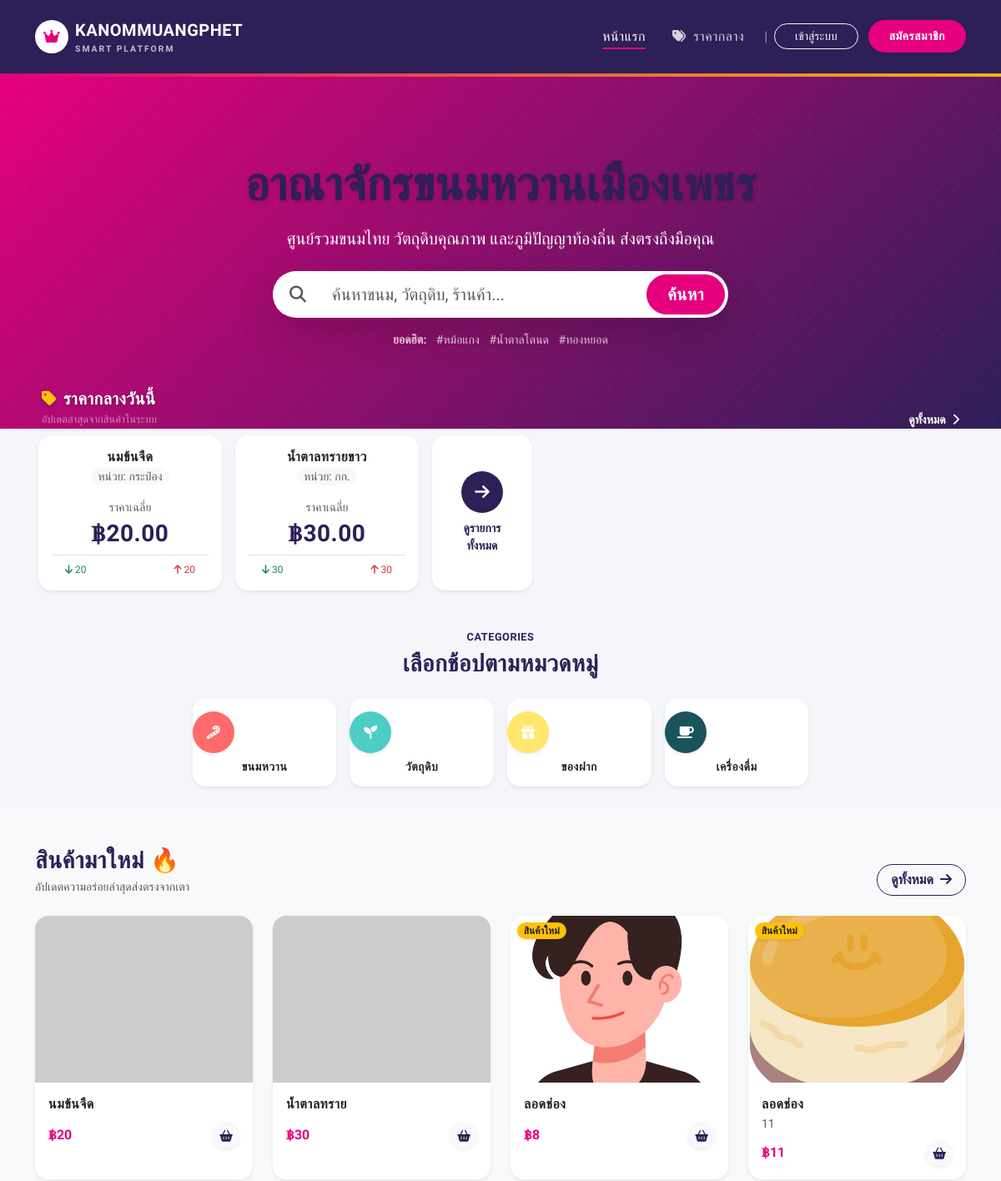
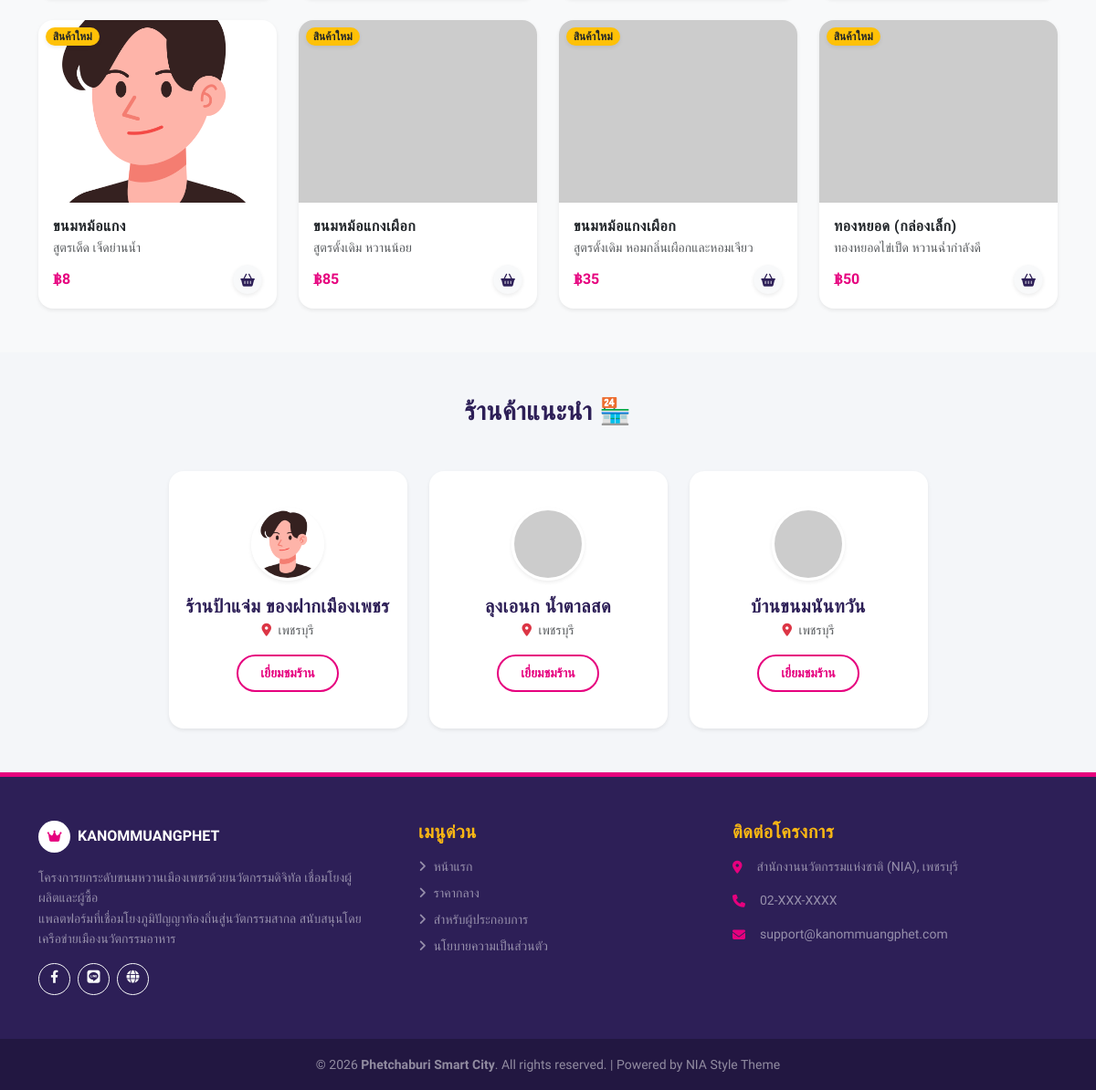
The page / on the database its author committed (2 pictures, top to bottom).
### tables this page shows
CREATE TABLE `products` (
  `id` int(11) NOT NULL,
  `shop_id` int(11) NOT NULL COMMENT 'เจ้าของสินค้า (Link ไปยัง users.id)',
  `name` varchar(255) NOT NULL,
  `description` text,
  `price` decimal(10,2) NOT NULL DEFAULT '0.00',
  `stock_qty` int(11) DEFAULT '100',
  `category` varchar(256) DEFAULT 'dessert',
  `image` varchar(255) DEFAULT NULL,
  `status` varchar(256) DEFAULT 'active',
  `created_at` timestamp NULL DEFAULT CURRENT_TIMESTAMP,
  `central_id` int(11) DEFAULT NULL COMMENT 'อ้างอิง central_ingredients.id'
);

CREATE TABLE `users` (
  `id` int(11) NOT NULL,
  `role` enum('user','shop','admin') DEFAULT 'user',
  `line_id` varchar(255) DEFAULT NULL COMMENT 'เก็บ User ID จาก LINE Login',
  `email` varchar(255) DEFAULT NULL COMMENT 'Login ปกติ',
  `password` varchar(255) DEFAULT NULL COMMENT 'Login ปกติ (ถ้าผ่าน LINE อาจว่างได้)',
  `fullname` varchar(255) DEFAULT NULL COMMENT 'ชื่อผู้ซื้อ หรือ ชื่อเจ้าของร้าน',
  `phone` varchar(20) DEFAULT NULL,
  `profile_image` varchar(255) DEFAULT NULL COMMENT 'รูปโปรไฟล์ / โลโก้ร้าน',
  `address` text COMMENT 'ที่อยู่จัดส่ง (User) หรือ ที่ตั้งร้าน (Shop)',
  `shop_name` varchar(255) DEFAULT NULL COMMENT 'ชื่อร้านค้า',
  `bank_name` varchar(100) DEFAULT NULL COMMENT 'ชื่อธนาคาร เช่น กสิกรไทย, ไทยพาณิชย์',
  `bank_account` varchar(50) DEFAULT NULL COMMENT 'เลขที่บัญชี',
  `bank_account_name` varchar(255) DEFAULT NULL COMMENT 'ชื่อบัญชี',
  `qrcode_image` varchar(255) DEFAULT NULL COMMENT 'รูป QR Code รับเงิน (promptpay)',
  `created_at` timestamp NULL DEFAULT CURRENT_TIMESTAMP,
  `updated_at` timestamp NULL DEFAULT CURRENT_TIMESTAMP ON UPDATE CURRENT_TIMESTAMP,
  `latitude` double DEFAULT NULL COMMENT 'ละติจูด',
  `longitude` double DEFAULT NULL COMMENT 'ลองจิจูด'
);

### function.php (called while the page is built, shortened)
<?php
function condb()
{
    global $config;
    $db_host = $config['database']['host'];
    $db_name = $config['database']['dbname'];
    $db_user = $config['database']['username'];
    $db_pass = $config['database']['password'];
    $charset = $config['database']['charset'];
    try {
        $dsn = "mysql:host=$db_host;dbname=$db_name;charset=$charset";
        $options = $config['database']['options'];
        $pdo = new PDO($dsn, $db_user, $db_pass, $options);
        return $pdo;
    } catch (PDOException $e) {
        die("Connection failed: " . $e->getMessage());
    }
}
function select($sql, $params = [])
{
    $pdo = condb();
    try {
        $stmt = $pdo->prepare($sql);
        $stmt->execute($params);
        return $stmt->fetchAll();
    } catch (PDOException $e) {
        return [];
    }
}

### index.php (the view, shortened to what this page needs)
<?php
require_once 'config.php';
require_once 'function.php';
$latest_products = select("SELECT * FROM products WHERE status = 'active' ORDER BY created_at DESC LIMIT 8");
$shops = select("SELECT * FROM users WHERE role = 'shop' ORDER BY RAND() LIMIT 4");
$sql_market = "SELECT
                c.name, c.unit,
                AVG(p.price) as avg_price,
                MIN(p.price) as min_price,
                MAX(p.price) as max_price
               FROM central_ingredients c
               JOIN products p ON c.id = p.central_id AND p.status = 'active'
               GROUP BY c.id
               HAVING avg_price > 0
               ORDER BY RAND() LIMIT 6";
$market_prices = select($sql_market);
$theme = $config['theme'];
include 'includes/header.php';
include 'includes/navbar.php';
?>
<div class="bg-purple text-white py-5 position-relative overflow-hidden"
    style="background: linear-gradient(135deg, <?= $theme['colors']['primary'] ?> 0%, <?= $theme['colors']['secondary'] ?> 100%);">
    <div style="position: absolute; top: 0; right: 0; width: 100%; height: 100%; background-image: radial-gradient(circle, rgba(255,255,255,0.1) 1px, transparent 1px); background-size: 20px 20px; opacity: 0.5;"></div>
    <div class="container position-relative z-1 text-center py-5">
        <h1 class="display-4 fw-bold mb-3 text-shadow">อาณาจักรขนมหวานเมืองเพชร</h1>
        <p class="lead mb-4 opacity-90">ศูนย์รวมขนมไทย วัตถุดิบคุณภาพ และภูมิปัญญาท้องถิ่น ส่งตรงถึงมือคุณ</p>
        <div class="row justify-content-center">
            <div class="col-md-8 col-lg-6">
                <form action="search.php" method="GET" class="input-group input-group-lg shadow-lg rounded-pill overflow-hidden bg-white p-1">
                    <span class="input-group-text bg-white border-0 ps-3 text-muted"><i class="fas fa-search"></i></span>
                    <input type="text" name="q" class="form-control border-0 shadow-none" placeholder="ค้นหาขนม, วัตถุดิบ, ร้านค้า...">
                    <button class="btn btn-nia rounded-pill px-4 fw-bold shadow-sm" type="submit">ค้นหา</button>
                </form>
                <div class="mt-3 small text-white opacity-75">
                    <span class="fw-bold me-2">ยอดฮิต:</span>
                    <a href="search.php?q=หม้อแกง" class="text-white text-decoration-none me-2 hover-underline">#หม้อแกง</a>
                    <a href="search.php?q=น้ำตาลโตนด" class="text-white text-decoration-none me-2 hover-underline">#น้ำตาลโตนด</a>
                    <a href="search.php?q=ทองหยอด" class="text-white text-decoration-none hover-underline">#ทองหยอด</a>
                </div>
            </div>
        </div>
    </div>
</div>
<?php if (!empty($market_prices)): ?>
    <div class="container mt-n5 position-relative z-2">
        <div class="d-flex justify-content-between align-items-end mb-2 px-2">
            <div>
                <h5 class="fw-bold text-white text-shadow mb-0">
                    <i class="fas fa-tag me-2 text-warning"></i>ราคากลางวันนี้
                </h5>
                <small class="text-white-50" style="font-size: 0.8rem;">อัปเดตล่าสุดจากสินค้าในระบบ</small>
            </div>
            <a href="market_price.php" class="text-white text-decoration-none small fw-bold hover-scale">
                ดูทั้งหมด <i class="fas fa-chevron-right ms-1"></i>
            </a>
        </div>
        <div class="scrolling-wrapper d-flex gap-3 pb-4 px-1" style="overflow-x: auto; scroll-behavior: smooth; -webkit-overflow-scrolling: touch;">
            <?php foreach ($market_prices as $mp): ?>
                <div class="card border-0 shadow-sm rounded-4 flex-shrink-0 hover-up" style="width: 220px; min-width: 220px; cursor: default;">
                    <div class="card-body p-3 text-center d-flex flex-column justify-content-center">
                        <h6 class="fw-bold text-dark text-truncate mb-1"><?= htmlspecialchars($mp['name']) ?></h6>
                        <p class="text-muted small mb-2 bg-light rounded-pill d-inline-block px-2 mx-auto">
                            หน่วย: <?= htmlspecialchars($mp['unit']) ?>
                        </p>
                        <div class="my-2">
                            <span class="d-block small text-muted mb-1">ราคาเฉลี่ย</span>
                            <h3 class="fw-bold text-purple mb-0">฿<?= number_format($mp['avg_price'], 2) ?></h3>
                        </div>
                        <div class="d-flex justify-content-between px-3 mt-auto pt-2 border-top" style="font-size: 0.75rem;">
                            <span class="text-success" title="ราคาต่ำสุด"><i class="fas fa-arrow-down"></i> <?= number_format($mp['min_price']) ?></span>
                            <span class="text-danger" title="ราคาสูงสุด"><i class="fas fa-arrow-up"></i> <?= number_format($mp['max_price']) ?></span>
                        </div>
                    </div>
                </div>
            <?php endforeach; ?>
            <a href="market_price.php" class="card border-0 shadow-sm rounded-4 flex-shrink-0 text-decoration-none bg-white hover-up d-flex justify-content-center align-items-center"
                style="width: 120px; min-width: 120px;">
                <div class="text-center text-purple">
                    <div class="bg-purple bg-opacity-10 rounded-circle d-inline-flex justify-content-center align-items-center mb-2" style="width: 50px; height: 50px;">
                        <i class="fas fa-arrow-right fa-lg"></i>
                    </div>
                    <span class="d-block fw-bold small">ดูรายการ<br>ทั้งหมด</span>
                </div>
            </a>
        </div>
    </div>
<?php else: ?>
    <div class="py-5"></div>
<?php endif; ?>
<div class="container py-4">
    <div class="text-center mb-4">
        <h6 class="text-purple fw-bold text-uppercase ls-2" style="font-size: 0.8rem;">Categories</h6>
        <h3 class="fw-bold">เลือกช้อปตามหมวดหมู่</h3>
    </div>
    <div class="row g-3 justify-content-center">
        <?php
        $cats = [
            ['name' => 'ขนมหวาน', 'val' => 'dessert', 'icon' => 'fa-candy-cane', 'color' => '#FF6B6B'],
            ['name' => 'วัตถุดิบ', 'val' => 'material', 'icon' => 'fa-seedling', 'color' => '#4ECDC4'],
            ['name' => 'ของฝาก', 'val' => 'souvenir', 'icon' => 'fa-gift', 'color' => '#FFE66D'],
            ['name' => 'เครื่องดื่ม', 'val' => 'drink', 'icon' => 'fa-coffee', 'color' => '#1A535C']
        ];
        foreach ($cats as $c):
        ?>
            <div class="col-6 col-md-3 col-lg-2">
                <a href="search.php?category=<?= $c['val'] ?>" class="text-decoration-none">
                    <div class="card border-0 shadow-sm h-100 text-center py-3 hover-up" style="border-radius: 16px; cursor: pointer; transition: 0.2s;">
                        <div class="mb-2 text-white rounded-circle d-inline-flex align-items-center justify-content-center shadow-sm"
                            style="width: 50px; height: 50px; background-color: <?= $c['color'] ?>;">
                            <i class="fas <?= $c['icon'] ?>"></i>
                        </div>
                        <h6 class="fw-bold mb-0 text-dark small"><?= $c['name'] ?></h6>
                    </div>
                </a>
            </div>
        <?php endforeach; ?>
    </div>
</div>
<div class="bg-light py-5">
    <div class="container">
        <div class="d-flex justify-content-between align-items-end mb-4">
            <div>
                <h3 class="fw-bold mb-1">สินค้ามาใหม่ 🔥</h3>
                <p class="text-muted small mb-0">อัปเดตความอร่อยล่าสุดส่งตรงจากเตา</p>
            </div>
            <a href="search.php" class="btn btn-outline-purple rounded-pill px-3 fw-bold">
                ดูทั้งหมด <i class="fas fa-arrow-right ms-1"></i>
            </a>
        </div>
        <div class="row g-4">
            <?php foreach ($latest_products as $p): ?>
                <div class="col-6 col-md-3">
                    <div class="card h-100 border-0 shadow-sm product-card" style="border-radius: 16px; overflow: hidden; transition: 0.3s;">
                        <a href="shop_detail.php?id=<?= $p['shop_id'] ?>" class="text-decoration-none text-dark">
                            <div class="position-relative">
                                <?php
                                $img = $p['image'];
                                if (!filter_var($img, FILTER_VALIDATE_URL)) {
                                    $img = 'uploads/kanom/' . $img;
                                }
                                ?>
                                <img src="<?= $img ?>"
                                    class="card-img-top"
                                    alt="<?= htmlspecialchars($p['name']) ?>"
                                    style="height: 200px; object-fit: cover;"
                                    onerror="this.onerror=null; this.src='https://placehold.co/400x300?text=No+Image';">
                                <?php if ($p['category'] == 'dessert'): ?>
                                    <span class="position-absolute top-0 start-0 m-2 badge bg-warning text-dark rounded-pill shadow-sm">สินค้าใหม่</span>
                                <?php endif; ?>
                            </div>
                            <div class="card-body p-3">
                                <h6 class="card-title fw-bold mb-1 text-truncate"><?= htmlspecialchars($p['name']) ?></h6>
                                <p class="text-muted small mb-2 text-truncate"><?= htmlspecialchars($p['description']) ?></p>
                                <div class="d-flex justify-content-between align-items-center">
                                    <span class="fw-bold text-magenta">฿<?= number_format($p['price']) ?></span>
                                    <span class="btn btn-sm btn-light text-purple rounded-circle shadow-sm" style="width: 32px; height: 32px; padding: 0; line-height: 32px;"><i class="fas fa-shopping-basket"></i></span>
                                </div>
                            </div>
                        </a>
                    </div>
                </div>
            <?php endforeach; ?>
        </div>
    </div>
</div>
<div class="container py-5">
    <div class="text-center mb-5">
        <h3 class="fw-bold">ร้านค้าแนะนำ 🏪</h3>
    </div>
    <div class="row g-4 justify-content-center">
        <?php foreach ($shops as $s): ?>
            <div class="col-md-6 col-lg-3">
                <div class="card border-0 shadow-sm text-center py-4 h-100 hover-up" style="border-radius: 16px;">
                    <div class="card-body">
                        <?php
                        $profile = $s['profile_image'] ?? '';
                        if (!filter_var($profile, FILTER_VALIDATE_URL) && !empty($profile)) $profile = 'uploads/profiles/' . $profile;
                        ?>
                        <img src="<?= $profile ?>"
                            class="rounded-circle shadow-sm mb-3 border border-3 border-white"
                            width="80" height="80"
                            style="object-fit: cover;"
                            onerror="this.onerror=null; this.src='https://placehold.co/100x100?text=Shop';">
                        <h5 class="fw-bold mb-1 text-truncate"><?= htmlspecialchars($s['shop_name']) ?></h5>
                        <p class="text-muted small mb-3"><i class="fas fa-map-marker-alt me-1 text-danger"></i> เพชรบุรี</p>
                        <a href="shop_detail.php?id=<?= $s['id'] ?>" class="btn btn-outline-nia rounded-pill btn-sm px-4">เยี่ยมชมร้าน</a>
                    </div>
                </div>
            </div>
        <?php endforeach; ?>
    </div>
</div>
<?php include 'includes/footer.php'; ?>

### assets/style.css (style rules this page uses)
:root { --nia-magenta: #E6007E; --nia-purple: #2D1F57; --nia-gold: #FDB913; --nia-bg: #F4F6F9; --text-dark: #333333; --text-muted: #6c757d; }
body { font-family: 'Kanit', sans-serif; background-color: var(--nia-bg); color: var(--text-dark); -webkit-font-smoothing: antialiased; }
h1, h2, h3, h4, h5, h6 { font-weight: 600; color: var(--nia-purple); letter-spacing: -0.5px; }
a { text-decoration: none; transition: all 0.2s ease; }
.text-magenta { color: var(--nia-magenta) !important; }
.text-purple { color: var(--nia-purple) !important; }
.bg-purple { background-color: var(--nia-purple) !important; color: white; }
.btn-nia { background-color: var(--nia-magenta); border: 1px solid var(--nia-magenta); color: white; border-radius: 50px; padding: 8px 24px; font-weight: 500; transition: all 0.3s ease; }
.btn-outline-nia { background-color: transparent; border: 2px solid var(--nia-magenta); color: var(--nia-magenta); border-radius: 50px; padding: 8px 24px; font-weight: 600; transition: all 0.3s ease; }
.card { border: none; background: white; transition: all 0.3s ease; }

### index.php (style rules this page uses)
.scrolling-wrapper { -webkit-overflow-scrolling: touch; scrollbar-width: none; -ms-overflow-style: none; }
.mt-n5 { margin-top: -3rem !important; }
.text-shadow { text-shadow: 0 2px 4px rgba(0, 0, 0, 0.2); }
.btn-outline-purple { color: var(--nia-purple); border-color: var(--nia-purple); }

### rows shown on the page
products: name "นมข้นจืด", price "20"
products: name "น้ำตาลทราย", price "30"
products: category "สินค้าใหม่", name "ลอดช่อง", price "8"
products: shows a picture, category "สินค้าใหม่", name "ลอดช่อง", description "11", price "11"
products: category "สินค้าใหม่", name "ขนมหม้อแกง", description "สูตรเด็ด เจ็ดย่านน้ำ", price "8"
products: category "สินค้าใหม่", name "ขนมหม้อแกงเผือก", description "สูตรดั้งเดิม หวานน้อย", price "85"
products: category "สินค้าใหม่", name "ขนมหม้อแกงเผือก", description "สูตรดั้งเดิม หอมกลิ่นเผือกและหอมเจียว", price "35"
products: category "สินค้าใหม่", name "ทองหยอด (กล่องเล็ก)", description "ทองหยอดไข่เป็ด หวานฉ่ำกำลังดี", price "50"
users: shows a picture, shop_name "ร้านป้าแจ่ม ของฝากเมืองเพชร"
users: shop_name "ลุงเอนก น้ำตาลสด"
users: shop_name "บ้านขนมนันทวัน"

### other values the page prints
$mp['name'] "นมข้นจืด"
$mp['unit'] "กระป๋อง"
$mp['avg_price'] "20.00"
$mp['min_price'] "20"
$mp['max_price'] "20"
$mp['name'] "น้ำตาลทรายขาว"
$mp['unit'] "กก."
$mp['avg_price'] "30.00"
$mp['min_price'] "30"
$mp['max_price'] "30"
$c['name'] "ขนมหวาน"
$c['name'] "วัตถุดิบ"
$c['name'] "ของฝาก"
$c['name'] "เครื่องดื่ม"
$config['app']['desc'] "โครงการยกระดับขนมหวานเมืองเพชรด้วยนวัตกรรมดิจิทัล เชื่อมโยงผู้ผลิตและผู้ซื้อ"
